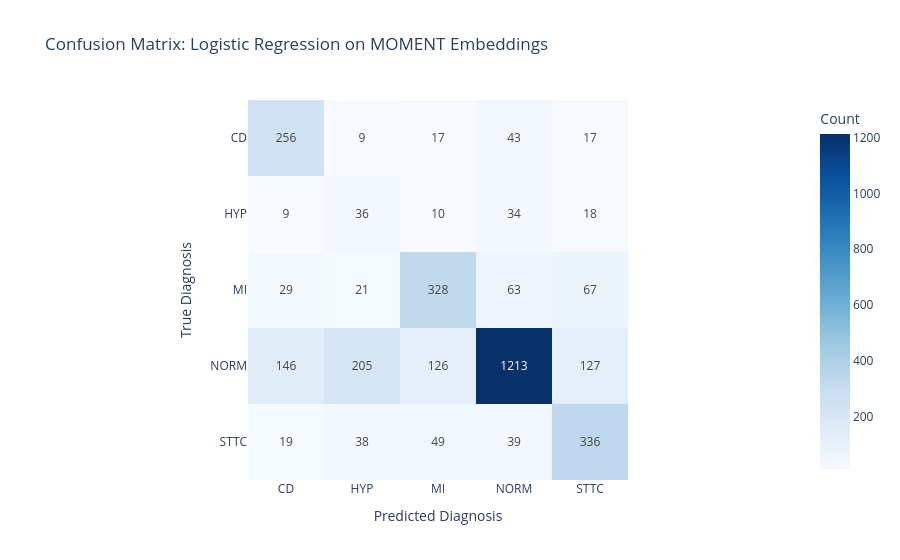

This figure's notebook cell:
### Code cell
plot_confusion_matrix(y_test, lr_pred, lr_model.classes_, "Logistic Regression")

### Figure 1 — Plotly figure (JSON) as saved in the notebook; plotly's stock layout.template omitted (floating-point values rounded to 4 significant figures)
{"data": [{"coloraxis": "coloraxis", "hovertemplate": "Predicted Diagnosis: %{x}<br>True Diagnosis: %{y}<br>Count: %{z}<extra></extra>", "name": "0", "texttemplate": "%{z}", "type": "heatmap", "x": ["CD", "HYP", "MI", "NORM", "STTC"], "xaxis": "x", "y": ["CD", "HYP", "MI", "NORM", "STTC"], "yaxis": "y", "z": [[256, 9, 17, 43, 17], [9, 36, 10, 34, 18], [29, 21, 328, 63, 67], [146, 205, 126, 1213, 127], [19, 38, 49, 39, 336]]}], "layout": {"coloraxis": {"colorbar": {"title": {"text": "Count"}}, "colorscale": [[0, "rgb(247,251,255)"], [0.125, "rgb(222,235,247)"], [0.25, "rgb(198,219,239)"], [0.375, "rgb(158,202,225)"], [0.5, "rgb(107,174,214)"], [0.625, "rgb(66,146,198)"], [0.75, "rgb(33,113,181)"], [0.875, "rgb(8,81,156)"], [1, "rgb(8,48,107)"]]}, "title": {"text": "Confusion Matrix: Logistic Regression on MOMENT Embeddings"}, "xaxis": {"anchor": "y", "constrain": "domain", "domain": [0, 1], "scaleanchor": "y", "title": {"text": "Predicted Diagnosis"}}, "yaxis": {"anchor": "x", "autorange": "reversed", "constrain": "domain", "domain": [0, 1], "title": {"text": "True Diagnosis"}}}}
